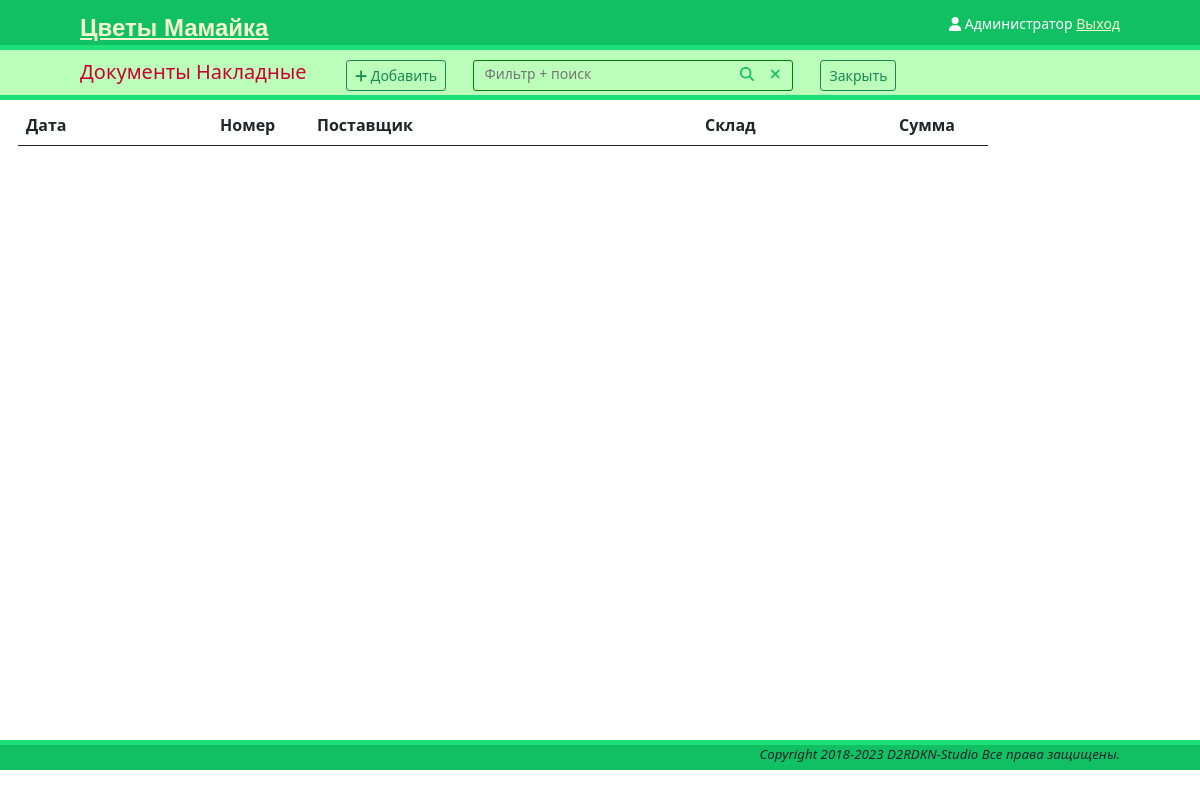
The page /documents/invoices/ (signed in) on the database as committed earlier.
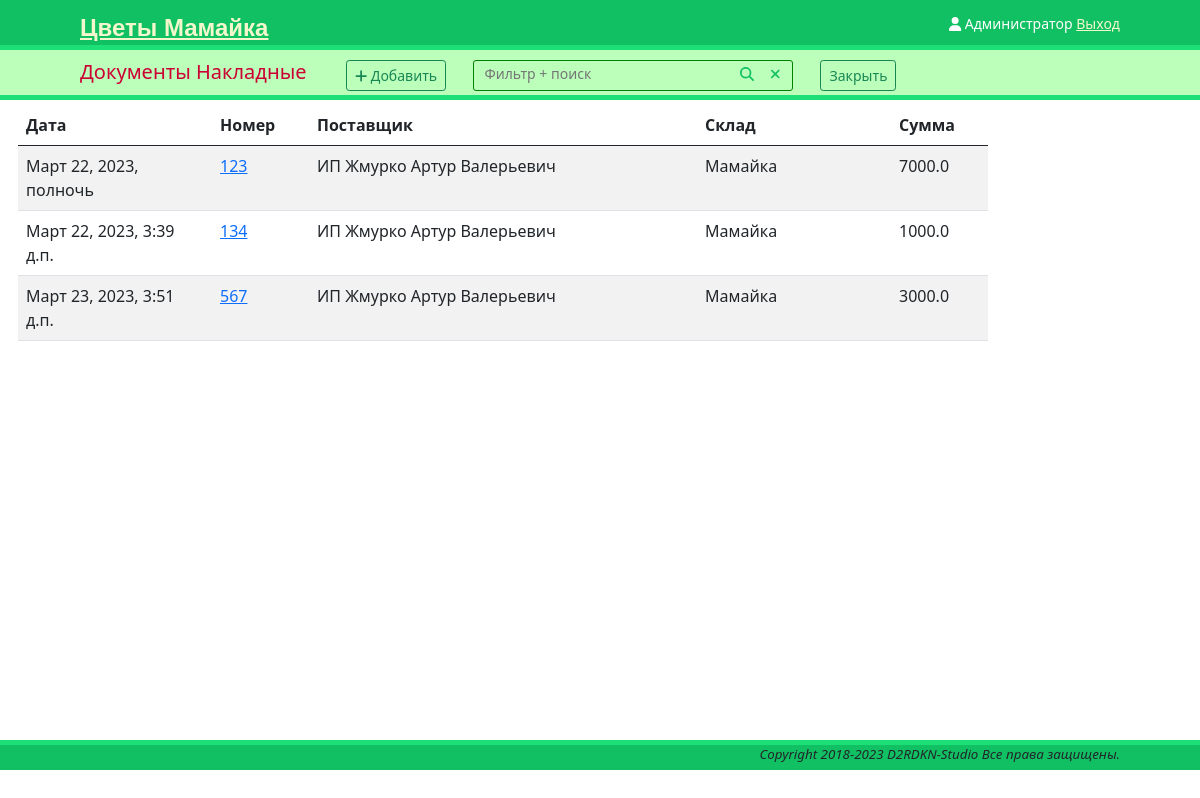
The same page on the database as committed later.
### documents/invoices/models.py (models this page shows, shortened)
class Invoice(models.Model):
    docNum = models.CharField(max_length=16, verbose_name='Номер')
    docDate = models.DateTimeField(verbose_name='Дата')
    supplier = models.ForeignKey(Supplier, verbose_name='Поставщик', on_delete=models.PROTECT)
    store = models.ForeignKey(Stores, verbose_name='Склад', on_delete=models.PROTECT)
    createdBy = models.ForeignKey(User, related_name='invoice_author', on_delete=models.PROTECT,
                                  verbose_name='Автор')
    createdOn = models.DateTimeField(auto_now_add=True, verbose_name='Создан')
    isActive = models.BooleanField(default=True)
    @property
    def summa(self):
        invoice_table = InvoiceTable.objects.filter(docptr=self)
        summa_doc = 0
        for row in invoice_table:
            summa_doc += row.quantity * row.price
        return summa_doc
    def get_absolute_url(self):
        return reverse('invoice_edit', args=[self.id])
    class Meta:
        verbose_name = 'Накладная'
        verbose_name_plural = 'Накладные'

class InvoiceTable(models.Model):
    docptr = models.ForeignKey(Invoice, verbose_name='Накладная', on_delete=models.CASCADE)
    product = models.ForeignKey(Products, verbose_name='Товар', on_delete=models.PROTECT)
    quantity = models.FloatField(verbose_name='Количество')
    mt = models.ForeignKey(Measure, verbose_name='ед. изм.', on_delete=models.PROTECT)
    price = models.FloatField(verbose_name='Цена')
    class Meta:
        verbose_name = 'Накладная ТЧ'
        verbose_name_plural = 'Накладная ТЧ'

### references/suppliers/models.py (models this page shows, shortened)
class Supplier(models.Model):
    category = models.ForeignKey(SupplierGroup, on_delete=models.SET_NULL,
                                 db_index=True, null=True, verbose_name='Группа')
    name = models.CharField(max_length=125, verbose_name='Наименование')
    full_name = models.CharField(max_length=255, verbose_name='Полное наименование')
    email = models.EmailField(blank=True, verbose_name='Почта')
    phone = models.CharField(max_length=20, verbose_name='Телефон')
    phone2 = models.CharField(blank=True, max_length=20, verbose_name='Телефон2')
    address = models.TextField(blank=True, verbose_name='Адрес')
    post_address = models.TextField(blank=True, verbose_name='Почтовый адрес')
    INN = models.CharField(max_length=12, verbose_name='ИНН')
    KPP = models.CharField(max_length=9, verbose_name='КПП')
    director = models.CharField(max_length=128, verbose_name='Руководитель')
    description = models.TextField(blank=True, verbose_name='Описание')
    createdBy = models.ForeignKey(User, related_name='supplier_author', on_delete=models.PROTECT,
                                  verbose_name='Автор')
    createdOn = models.DateTimeField(auto_now_add=True, verbose_name='Создан')
    isActive = models.BooleanField(default=True)
    def __str__(self):
        return self.name
    class Meta:
        verbose_name = 'Поставщик'
        verbose_name_plural = 'Поставщик'

### references/stores/models.py (models this page shows, shortened)
class Stores(models.Model):
    name = models.CharField(max_length=128, verbose_name='Наименование')
    slug = models.SlugField(unique=True)
    def __str__(self):
        return self.name
    class Meta:
        verbose_name = 'Склад'
        verbose_name_plural = 'Склады'

### documents/invoices/views.py (the view)
# urls.py: path('', docs_views.InvoiceListView.as_view(), name='invoices'),
class InvoiceListView(LoginRequiredMixin, ListView):
    model = Invoice
    context_object_name = 'invoice'
    template_name = 'documents/invoice/invoices.html'

### templates/documents/invoice/invoices.html (shortened to what this page needs)
{% extends "onepage.html" %}
{% load static %}
{% block subheader %}
	<span class="tools-item">
        <h5> Документы Накладные </h5>
    </span>
    <a href="{% url 'invoice_new' %}" class="btn btn-outline-success btn-sm"><i class="fa-solid fa-plus"></i> Добавить</a>
    <div class="tools-item inputbox">
        <form id="filterForm" method="get">
            <input id="filter" type="text" tabindex="1" value="" name="Filter" placeholder="Фильтр + поиск" autocomplete="off">
            <span class="tools-item">
                <a href="#" onclick="document.getElementById('filterForm').submit()"><i class="fa-solid fa-magnifying-glass"></i></a>
            </span>
            <span class="inline">
                <a href="#" onclick='document.getElementById("filter").value="";
                document.getElementById("filterForm").submit()'><i class="fa-solid fa-xmark"></i></a>
            </span>
        </form>
    </div>
    <a href="{% url 'documents' %}" class="btn btn-outline-success btn-sm">Закрыть</a>
{% endblock %}
{% block main %}
    <table class="container table table-striped">
        <thead>
            <tr class="row">
                <th class="col-2" scope="col"> Дата </th>
                <th class="col-1" scope="col"> Номер </th>
                <th class="col-4" scope="col"> Поставщик </th>
                <th class="col-2" scope="col"> Склад </th>
                <th class="col-1" scope="col"> Сумма </th>
            </tr>
        </thead>
        <tbody>
            {% for el in invoice %}
                <tr class="row">
                    <td class="col-2">{{ el.docDate }}</td>
                    <td class="col-1">
                        <a href= "{{ el.get_absolute_url }}">
                            {{ el.docNum }}
                        </a>
                    </td>
                    <td class="col-4"> {{ el.supplier }} </td>
                    <td class="col-2">{{ el.store }}</td>
                    <td class="col-1">{{ el.summa }}</td>
                </tr>
            {% endfor %}
        </tbody>
    </table>
{% endblock %}

Rows that differ between the two databases and show on the page:
added Invoice: docDate "Март 22, 2023, полночь", docNum "123", supplier "ИП Жмурко Артур Валерьевич", store "Мамайка", summa "7000.0"
added Invoice: docDate "Март 22, 2023, 3:39 д.п.", docNum "134", supplier "ИП Жмурко Артур Валерьевич", store "Мамайка", summa "1000.0"
added Invoice: docDate "Март 23, 2023, 3:51 д.п.", docNum "567", supplier "ИП Жмурко Артур Валерьевич", store "Мамайка", summa "3000.0"
